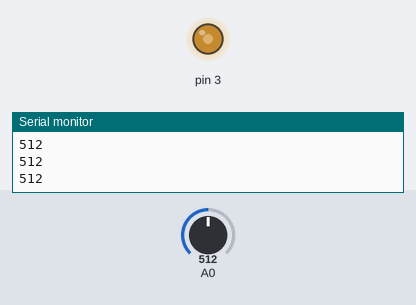
Simulated run of this sketch. Board: Arduino Uno, built with avr-gcc and run on an emulated ATmega328P. On the bench: output pins drawn as LEDs (lit = HIGH), the last lines printed to the serial monitor. The inputs (shaded band) are chosen by the test bench; at power-on: A0 = 512.

Above: at 1.2 s.
1.3 s: A0 set to 716
At 2.1 s:
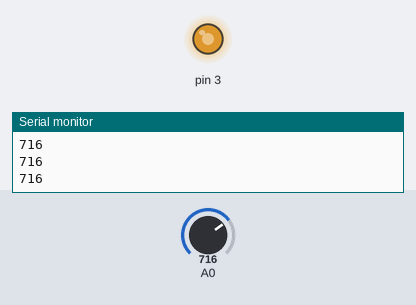
2.8 s: A0 set to 900
At 3.4 s:
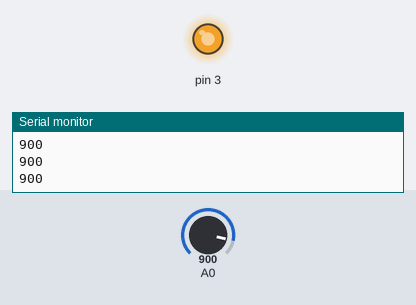
4.3 s: A0 set to 122
At 4.7 s:
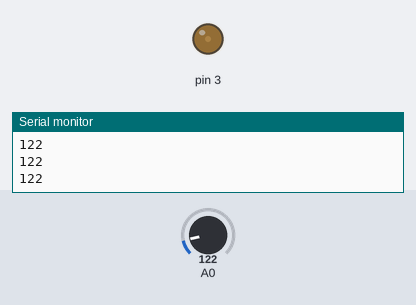
5.8 s: A0 set to 0
At 7.2 s:
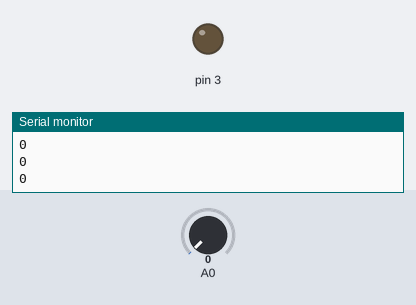
Timing chart, 0 to 8.3 s (numbered marks = the images above; inputs shaded):
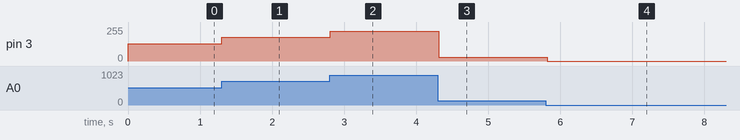

The sketch:

potencjometr.ino
```cpp
void setup() {
  pinMode(3, OUTPUT);

  pinMode(A0, INPUT);

  Serial.begin(9600);

  Serial.println("Hello!");
}

void loop() {

  int val = analogRead(A0);

  Serial.println(val);

  analogWrite(3, val / 4);


  delay(100);
}
```

Measured:
- after the input at 1.3 s, pin 3: 128/255 → 179/255 at once
- after the input at 2.8 s, pin 3: 179/255 → 225/255 at once
- after the input at 4.3 s, pin 3: 225/255 → 30/255 at once
- after the input at 5.8 s, pin 3: 30/255 → 0/255 at once
